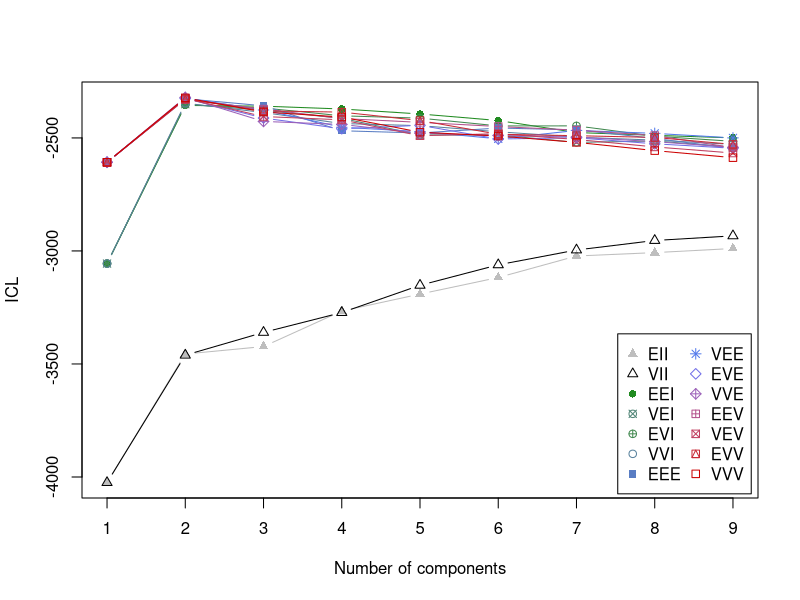

This figure's R source:
library(mclust)


### Name: mclustICL
### Title: ICL Criterion for Model-Based Clustering
### Aliases: mclustICL print.mclustICL summary.mclustICL
###   print.summary.mclustICL
### Keywords: cluster

### ** Examples

data(faithful)
faithful.ICL <- mclustICL(faithful)
faithful.ICL
summary(faithful.ICL)
plot(faithful.ICL)
## Not run: 
##D # compare with
##D faithful.BIC <- mclustBIC(faithful)
##D faithful.BIC
##D plot(faithful.BIC)
## End(Not run)
